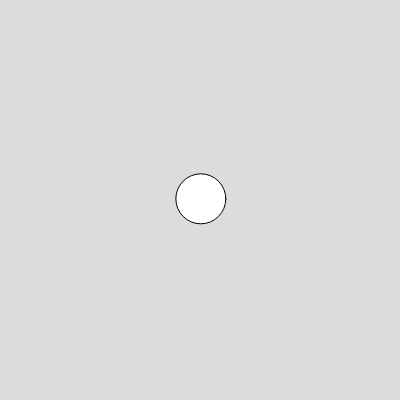
Frame 1 (no input)
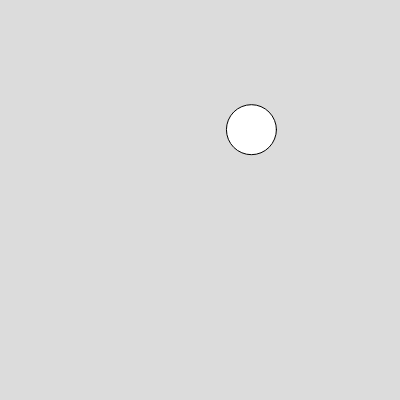
Frame 60 (no input)
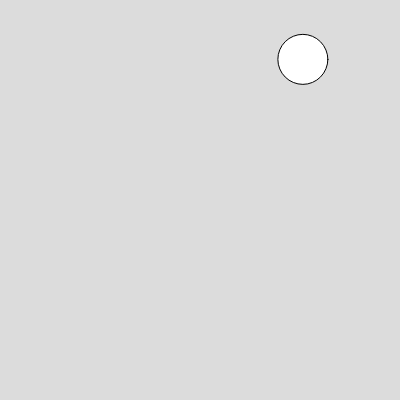
Frame 120 (the mouse pressed at the canvas centre since frame 60)

The p5.js sketch that drew these frames (run headless with seeded random() and noise() and a simulated clock; from frame 60 on, the mouse is pressed at the canvas centre):

// p5.js sketch
// ── sketch.js
// vars for our ball
let pos;
let speed;

function setup() {
  createCanvas(400, 400);
  // create vectors
  pos = createVector(width / 2, height / 2);
  speed = createVector(0, 0);
  // give them meaning
  speed.x = random(-2, 2);
  speed.y = random(-2, 2);
}

function draw() {
  background(220);
  // add the two together
  pos.add(speed);
  // bounce if walls
  if (pos.x >= width - 25 || pos.x <= 25) speed.x *= -1;
  if (pos.y >= height - 25 || pos.y <= 25) speed.y *= -1;
  // draw that ball!
  ellipse(pos.x, pos.y, 50);
}
